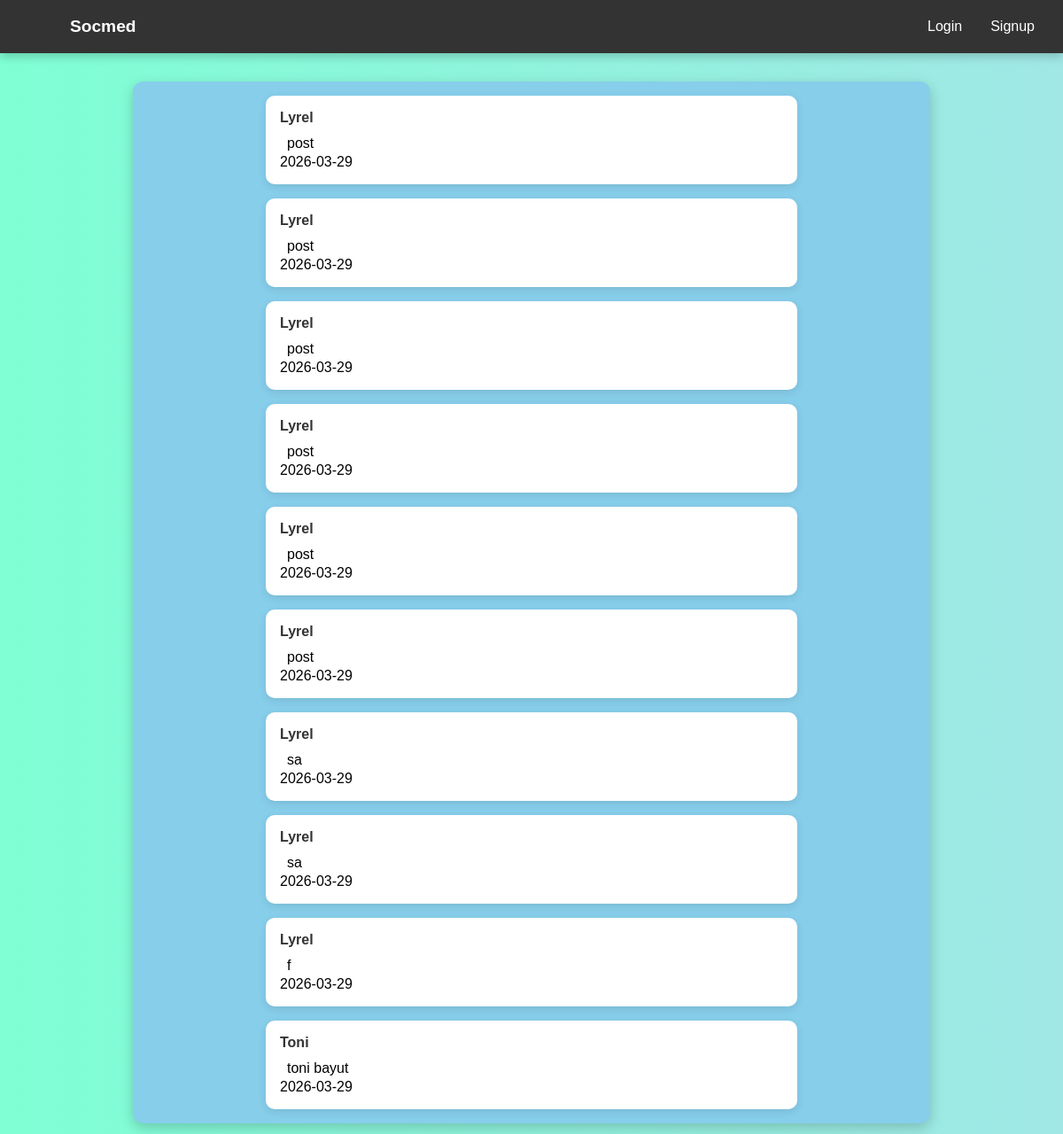
The app's page /socmed_betuinc/timeline.php with its own data.
### tables this page shows
CREATE TABLE `post` (
  `pid` int(11) NOT NULL,
  `aid` int(11) NOT NULL,
  `post_text` text NOT NULL,
  `post_date` date NOT NULL,
  `post` int(11) NOT NULL
);

CREATE TABLE `account` (
  `aid` int(11) NOT NULL,
  `email` varchar(128) NOT NULL,
  `firstname` varchar(128) NOT NULL,
  `lastname` varchar(128) NOT NULL,
  `password` varchar(512) NOT NULL
);

### socmed_betuinc/models/load_timeline.php (the view, shortened to what this page needs)
<?php
include 'db/dbconnect.php';
$sql = "SELECT account.aid,
               account.firstname,
               post.pid,
               post.post_text,
               post.post_date
        FROM account
        INNER JOIN post ON account.aid = post.aid";
$result = $con->query($sql);
while($row = mysqli_fetch_assoc($result)){
    echo "<div class='post-block'>";
        echo "<div class='post-name'>";
            echo $row['firstname'];
        echo "</div>";
        echo "<div class='post-content'>";
            echo $row['post_text'];
        echo "</div>";
        echo "<div class='post-time'>";
            echo $row['post_date'];
        echo "</div>";
    echo "</div>";
}
?>

### socmed_betuinc/views/header.php (shortened to what this page needs)
<!DOCTYPE html>
<html>
<head>
    <link href="views/res/style.css" rel="stylesheet" type="text/css"/>
</head>
<body>
<div class="navbar">
    <ul class="left-link">
        <li>
            <a href="timeline.php" class="logo">&nbsp;</a>
        </li>
        <li>
            <a href="timeline.php">Socmed</a>
        </li>
    </ul>
    <?php if(isset($_SESSION['aid'])) { ?>
        <ul class="right-link">
            <li>
                <a href="profile.php">
                    <?php echo $_SESSION['firstname'] . " " . $_SESSION['lastname']; ?>
                </a>
            </li>
            <li>
                <a href="models/logout_account.php">Logout</a>
            </li>
        </ul>
    <?php } else { ?>
        <ul class="right-link">
            <li>
                <a href="login.php">Login</a>
            </li>
            <li>
                <a href="index.php">Signup</a>
            </li>
        </ul>
    <?php } ?>
</div>
</body>
</html>

### socmed_betuinc/timeline.php
<?php  include 'views/header.php'; ?>
<div class="container">
    <?php include 'models/load_timeline.php'; ?>
</div>
<?php include 'views/footer.php';

### socmed_betuinc/views/res/style.css (style rules this page uses)
* { box-sizing: border-box; }
body { background: linear-gradient(to right, #7fffd4, #a0e7e5); font-family: 'Calibri', sans-serif; margin: 0; }
.navbar { width: 100%; background-color: #333; display: flex; align-items: center; box-shadow: 0 4px 10px rgba(0,0,0,0.2); padding: 0 1em; }
.left-link, .right-link { display: flex; align-items: center; }
.right-link { margin-left: auto; }
ul { margin: 0; padding: 0; display: flex; }
li { list-style: none; }
.right-link a, .left-link a { text-decoration: none; color: white; padding: 1em; display: block; transition: background 0.3s ease; }
.left-link a { text-decoration: none; color: white; padding: 1em; display: block; font-weight: bold; font-size: 1.2em; transition: 0.3s; }
.container { min-height: 40vh; width: min(90%, 900px); margin: 2em auto; border-radius: 12px; background-color: skyblue; overflow: hidden; box-shadow: 0 5px 15px rgba(0,0,0,0.2); position: relative; }
.post-block { padding: 1em; margin: 1em auto; border-radius: 10px; background-color: white; box-shadow: 0 3px 10px rgba(0,0,0,0.1); width: min(90%, 600px); }
.post-name { font-weight: bold; color: #333; }
.post-content { margin-top: .5em; padding-left: .5em; line-height: 1.5; }

### records on screen
post: aid.firstname "Lyrel", post_text "post", post_date "2026-03-29"
post: aid.firstname "Lyrel", post_text "post", post_date "2026-03-29"
post: aid.firstname "Lyrel", post_text "post", post_date "2026-03-29"
post: aid.firstname "Lyrel", post_text "post", post_date "2026-03-29"
post: aid.firstname "Lyrel", post_text "post", post_date "2026-03-29"
post: aid.firstname "Lyrel", post_text "post", post_date "2026-03-29"
post: aid.firstname "Lyrel", post_text "sa", post_date "2026-03-29"
post: aid.firstname "Lyrel", post_text "sa", post_date "2026-03-29"
post: aid.firstname "Lyrel", post_text "f", post_date "2026-03-29"
post: aid.firstname "Toni", post_text "toni bayut", post_date "2026-03-29"
